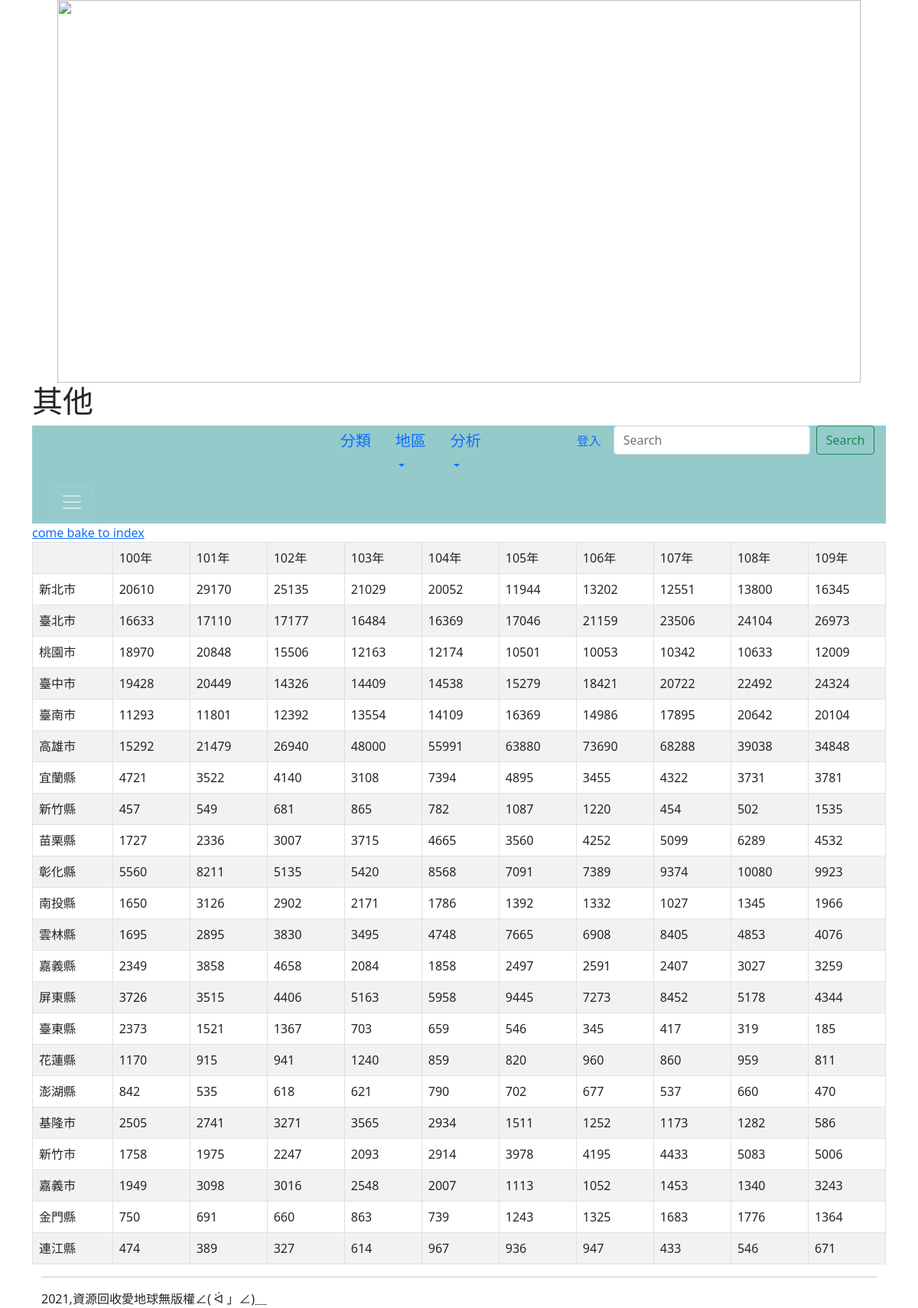
Screenshot of /other/ with the database file from the repository.
### mysite/models.py (models this page shows, shortened)
class Other(models.Model):
	地區 = models.CharField(max_length=200)
	民國100年 = models.PositiveIntegerField(default=0)
	民國101年 = models.PositiveIntegerField(default=0)
	民國102年 = models.PositiveIntegerField(default=0)
	民國103年 = models.PositiveIntegerField(default=0)
	民國104年 = models.PositiveIntegerField(default=0)
	民國105年 = models.PositiveIntegerField(default=0)
	民國106年 = models.PositiveIntegerField(default=0)
	民國107年 = models.PositiveIntegerField(default=0)
	民國108年 = models.PositiveIntegerField(default=0)
	民國109年 = models.PositiveIntegerField(default=0)

### mysite/views.py (the view)
# urls.py: path('other/',other),
def other(request):
	others=Other.objects.all()
	return render(request, "other.html", locals())

### templates/other.html (shortened to what this page needs)
{% extends "base.html" %}
{% block headmessage %} <h1>其他</h1> {% endblock %}
{% block content %}
<a href="/">come bake to index</a><br>
<table class='table table-striped table-bordered'>
	<tr>
		<td>     </td>
		<td>100年</td>
		<td>101年</td>
		<td>102年</td>
		<td>103年</td>
		<td>104年</td>
		<td>105年</td>
		<td>106年</td>
		<td>107年</td>
		<td>108年</td>
		<td>109年</td>
	</tr>
	{% for other in others %}
	<tr>
		<td>{{ other.地區 }}</td>
		<td>{{ other.民國100年 }}</td>
		<td>{{ other.民國101年 }}</td>
		<td>{{ other.民國102年 }}</td>
		<td>{{ other.民國103年 }}</td>
		<td>{{ other.民國104年 }}</td>
		<td>{{ other.民國105年 }}</td>
		<td>{{ other.民國106年 }}</td>
		<td>{{ other.民國107年 }}</td>
		<td>{{ other.民國108年 }}</td>
		<td>{{ other.民國109年 }}</td>
	</tr>
	{% endfor %}
</table>
{% endblock %}

### rows the page displays
Other: 地區 "新北市", 民國100年 "20610", 民國101年 "29170", 民國102年 "25135", 民國103年 "21029", 民國104年 "20052", 民國105年 "11944", 民國106年 "13202", 民國107年 "12551", 民國108年 "13800", 民國109年 "16345"
Other: 地區 "臺北市", 民國100年 "16633", 民國101年 "17110", 民國102年 "17177", 民國103年 "16484", 民國104年 "16369", 民國105年 "17046", 民國106年 "21159", 民國107年 "23506", 民國108年 "24104", 民國109年 "26973"
Other: 地區 "桃園市", 民國100年 "18970", 民國101年 "20848", 民國102年 "15506", 民國103年 "12163", 民國104年 "12174", 民國105年 "10501", 民國106年 "10053", 民國107年 "10342", 民國108年 "10633", 民國109年 "12009"
Other: 地區 "臺中市", 民國100年 "19428", 民國101年 "20449", 民國102年 "14326", 民國103年 "14409", 民國104年 "14538", 民國105年 "15279", 民國106年 "18421", 民國107年 "20722", 民國108年 "22492", 民國109年 "24324"
Other: 地區 "臺南市", 民國100年 "11293", 民國101年 "11801", 民國102年 "12392", 民國103年 "13554", 民國104年 "14109", 民國105年 "16369", 民國106年 "14986", 民國107年 "17895", 民國108年 "20642", 民國109年 "20104"
Other: 地區 "高雄市", 民國100年 "15292", 民國101年 "21479", 民國102年 "26940", 民國103年 "48000", 民國104年 "55991", 民國105年 "63880", 民國106年 "73690", 民國107年 "68288", 民國108年 "39038", 民國109年 "34848"
Other: 地區 "宜蘭縣", 民國100年 "4721", 民國101年 "3522", 民國102年 "4140", 民國103年 "3108", 民國104年 "7394", 民國105年 "4895", 民國106年 "3455", 民國107年 "4322", 民國108年 "3731", 民國109年 "3781"
Other: 地區 "新竹縣", 民國100年 "457", 民國101年 "549", 民國102年 "681", 民國103年 "865", 民國104年 "782", 民國105年 "1087", 民國106年 "1220", 民國107年 "454", 民國108年 "502", 民國109年 "1535"
Other: 地區 "苗栗縣", 民國100年 "1727", 民國101年 "2336", 民國102年 "3007", 民國103年 "3715", 民國104年 "4665", 民國105年 "3560", 民國106年 "4252", 民國107年 "5099", 民國108年 "6289", 民國109年 "4532"
Other: 地區 "彰化縣", 民國100年 "5560", 民國101年 "8211", 民國102年 "5135", 民國103年 "5420", 民國104年 "8568", 民國105年 "7091", 民國106年 "7389", 民國107年 "9374", 民國108年 "10080", 民國109年 "9923"
Other: 地區 "南投縣", 民國100年 "1650", 民國101年 "3126", 民國102年 "2902", 民國103年 "2171", 民國104年 "1786", 民國105年 "1392", 民國106年 "1332", 民國107年 "1027", 民國108年 "1345", 民國109年 "1966"
Other: 地區 "雲林縣", 民國100年 "1695", 民國101年 "2895", 民國102年 "3830", 民國103年 "3495", 民國104年 "4748", 民國105年 "7665", 民國106年 "6908", 民國107年 "8405", 民國108年 "4853", 民國109年 "4076"
Other: 地區 "嘉義縣", 民國100年 "2349", 民國101年 "3858", 民國102年 "4658", 民國103年 "2084", 民國104年 "1858", 民國105年 "2497", 民國106年 "2591", 民國107年 "2407", 民國108年 "3027", 民國109年 "3259"
Other: 地區 "屏東縣", 民國100年 "3726", 民國101年 "3515", 民國102年 "4406", 民國103年 "5163", 民國104年 "5958", 民國105年 "9445", 民國106年 "7273", 民國107年 "8452", 民國108年 "5178", 民國109年 "4344"
Other: 地區 "臺東縣", 民國100年 "2373", 民國101年 "1521", 民國102年 "1367", 民國103年 "703", 民國104年 "659", 民國105年 "546", 民國106年 "345", 民國107年 "417", 民國108年 "319", 民國109年 "185"
Other: 地區 "花蓮縣", 民國100年 "1170", 民國101年 "915", 民國102年 "941", 民國103年 "1240", 民國104年 "859", 民國105年 "820", 民國106年 "960", 民國107年 "860", 民國108年 "959", 民國109年 "811"
Other: 地區 "澎湖縣", 民國100年 "842", 民國101年 "535", 民國102年 "618", 民國103年 "621", 民國104年 "790", 民國105年 "702", 民國106年 "677", 民國107年 "537", 民國108年 "660", 民國109年 "470"
Other: 地區 "基隆市", 民國100年 "2505", 民國101年 "2741", 民國102年 "3271", 民國103年 "3565", 民國104年 "2934", 民國105年 "1511", 民國106年 "1252", 民國107年 "1173", 民國108年 "1282", 民國109年 "586"
Other: 地區 "新竹市", 民國100年 "1758", 民國101年 "1975", 民國102年 "2247", 民國103年 "2093", 民國104年 "2914", 民國105年 "3978", 民國106年 "4195", 民國107年 "4433", 民國108年 "5083", 民國109年 "5006"
Other: 地區 "嘉義市", 民國100年 "1949", 民國101年 "3098", 民國102年 "3016", 民國103年 "2548", 民國104年 "2007", 民國105年 "1113", 民國106年 "1052", 民國107年 "1453", 民國108年 "1340", 民國109年 "3243"
Other: 地區 "金門縣", 民國100年 "750", 民國101年 "691", 民國102年 "660", 民國103年 "863", 民國104年 "739", 民國105年 "1243", 民國106年 "1325", 民國107年 "1683", 民國108年 "1776", 民國109年 "1364"
Other: 地區 "連江縣", 民國100年 "474", 民國101年 "389", 民國102年 "327", 民國103年 "614", 民國104年 "967", 民國105年 "936", 民國106年 "947", 民國107年 "433", 民國108年 "546", 民國109年 "671"
